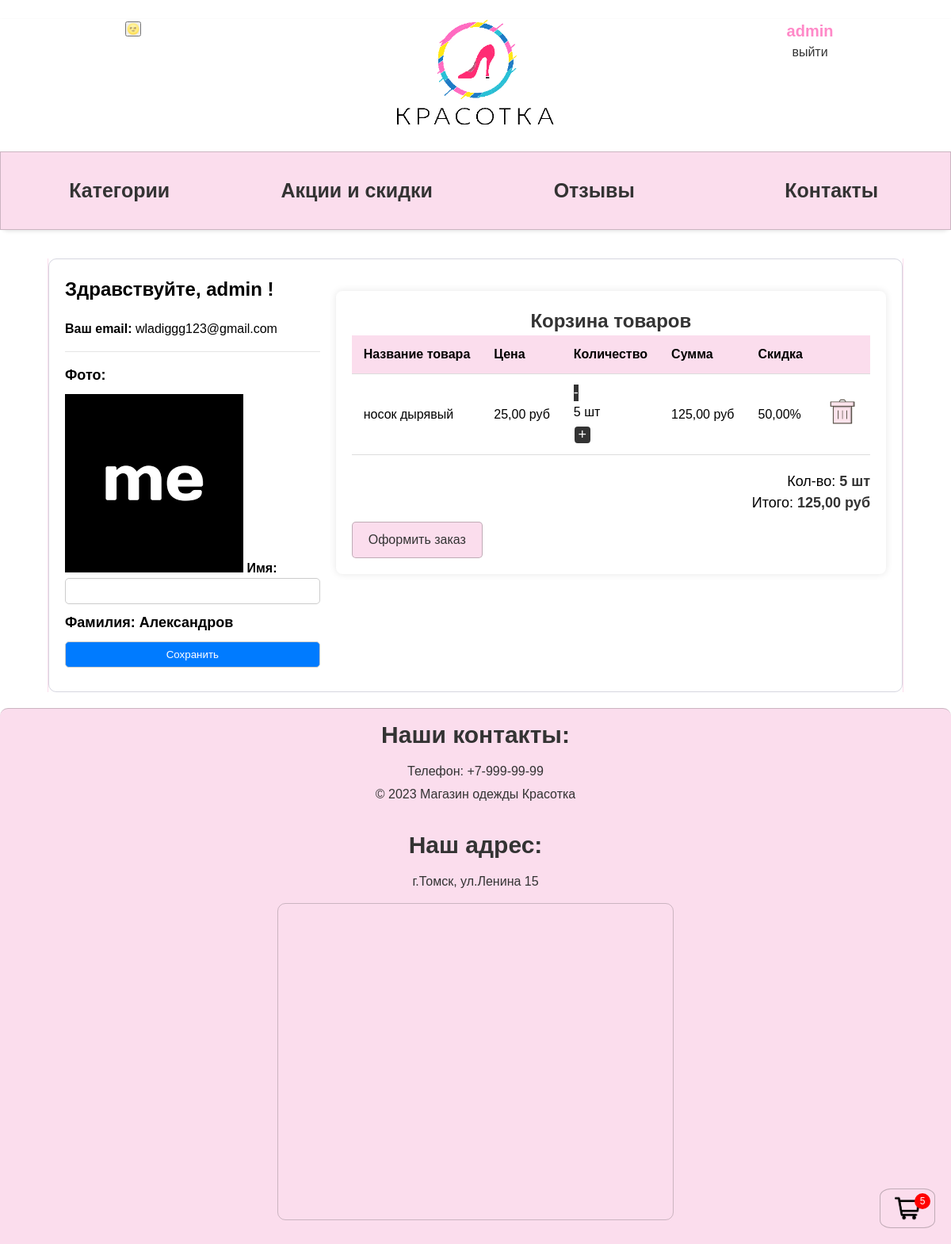
Page /users/account/ (signed in) on the earlier database version.
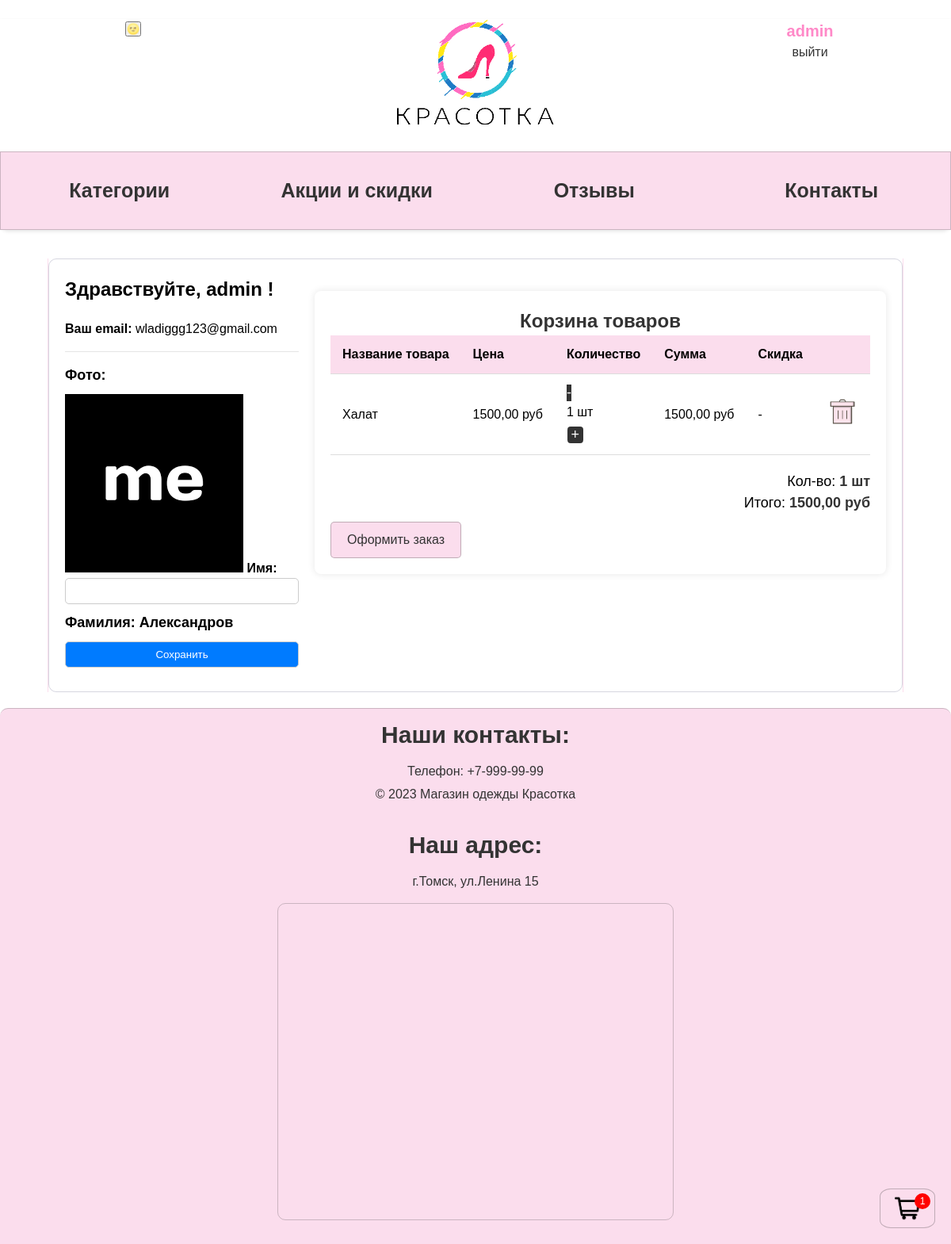
Same page on the later database version.
### users/models.py (models this page shows)
class User(AbstractUser):
    photo = models.ImageField(upload_to='users/%Y/%m/%d', blank=True, null=True, verbose_name='Фотографии')
    last_name = models.CharField(max_length=32, blank=True, null=True, verbose_name='Фамилия')
    phone_number = models.CharField(max_length=15, blank=True, null=True, verbose_name='Телефон')
    class Meta:
        verbose_name = 'Пользователь'
        verbose_name_plural = 'Пользователи'

### cart/models.py (models this page shows, shortened)
class Cart(models.Model):
    user = models.ForeignKey(to=User, on_delete=models.CASCADE, blank=True, null=True, verbose_name='пользователь')
    product = models.ForeignKey(to=Item, on_delete=models.CASCADE, verbose_name='товар')
    quantity = models.PositiveSmallIntegerField(default=0, verbose_name='кол-во')
    session_key = models.CharField(max_length=32, null=True, blank=True)
    created_timestamp = models.DateTimeField(auto_now_add=True, verbose_name='дата добавления')
    new_params = models.CharField(max_length=32, null=True, blank=True)
    size = models.CharField(max_length=5, null=True, blank=True)
    class Meta:
        db_table = 'cart'
        verbose_name = 'Корзина'
        verbose_name_plural = 'Корзина'
    objects = CartQueryset().as_manager()
    def product_price(self):
        return round(self.product.sell_price() * self.quantity, 2)

### mainApp/models.py (models this page shows, shortened)
class Item(models.Model):
    category = models.ForeignKey(Category, on_delete=models.CASCADE, null=True, verbose_name='Категория')
    name = models.CharField(max_length=100, verbose_name='Название')
    description = models.TextField(default=None, verbose_name='Описание')
    price = models.DecimalField(max_digits=10, decimal_places=2, verbose_name='Цена')
    image = models.ImageField(upload_to='items/%Y/%m/%d/', blank=True, verbose_name='Фото')
    created_at = models.DateTimeField(auto_now_add=True, verbose_name='Создано')
    updated_at = models.DateTimeField(auto_now=True, verbose_name='Обновлено')
    slug_name = models.SlugField(max_length=100, verbose_name='Слаг (форен кей)', blank=True)
    item_slug = models.SlugField(max_length=100, unique=True, verbose_name='Слаг (предмета))', blank=True)
    discount = models.DecimalField(default=0.00, max_digits=4, decimal_places=2, verbose_name='Скидка')
    size = models.ManyToManyField(Size, verbose_name='Размеры')
    def sell_price(self):
        if self.discount:
            return round(self.price - self.price * self.discount / 100, 2)
        return self.price
    class Meta:
        verbose_name = 'Вещи'
        verbose_name_plural = 'Вещи'
        ordering = ['created_at', 'updated_at']

### users/views.py (the view, shortened to what this page needs)
# urls.py: path('account/', AccountView.as_view(), name='account'),
class AccountView(View):
    def get(self, request, *args, **kwargs):
        user_profile = self.request.user
        carts = Cart.objects.filter(user=user_profile)
        data = {
            'user': user_profile,
            'carts': carts,
        }
        return render(request, 'users/account.html', data)

### cart/models.py (called while the page is built)
    def total_price(self):
        return sum(cart.product_price() for cart in self)

    def total_quantity(self):
        if self:
            return sum(cart.quantity for cart in self)
        return 0

### users/templates/users/account.html
{% extends "base.html" %}
{% load static %}
{% block content %}
<div class="acc_container">
    <div class="user-details">
        <h2>Здравствуйте, {{user.username}} !</h2>
        <p><b>Ваш email: </b> {{user.email}}</p>
        <hr>
        <form action="#" method="post" enctype="multipart/form-data">
            {% if not user.photo %}
            <label for="photo">Загрузить фото:</label><br>
            <input type="file" id="photo" name="photo"><br>
            {% else %}
            <h3>Фото:</h3><img src="{{user.photo.url}}">
            {% endif %}
            {% if not user.first_name %}
            <label for="first-name">Имя:</label><br>
            <input type="text" id="first-name" name="first-name"><br>
            {% else %}
            <h3>Имя: {{user.first_name}}</h3>
            {% endif %}
            {% if not user.last_name %}
            <label for="last-name">Фамилия:</label><br>
            <input type="text" id="last-name" name="last-name"><br>
            {% else %}
            <h3>Фамилия: {{user.last_name}}</h3>
            {% endif %}
            {% if not user.first_name or not user.last_name or not user.photo %}
            <input type="submit" value="Сохранить">
            {% endif %}
        </form>
    </div>
    <div class="cart_container">
        <h1>Корзина товаров</h1>
        <table>
            <thead>
            <tr>
                <th>Название товара</th>
                <th>Цена</th>
                <th>Количество</th>
                <th>Сумма</th>
                <th>Скидка</th>
                <th></th>
            </tr>
            </thead>
            {% for cart in carts %}
            <tbody>
            <tr class="{{cart.id}}">
                <td>{{cart.product.name}}</td>
                {% if cart.product.discount %}
                <td>{{cart.product.sell_price}} руб</td>
                {% else %}
                <td>{{cart.product.price}} руб</td>
                {% endif %}
                <td>
                    <button class="decrement" data-product="{{ cart.product.id }}" data-quantity="1"
                            data-cartid="{{cart.id}}" data-action="decrement"
                            data-path="{{ request.build_absolute_uri }}">-
                    </button>
                    <p class="cart-quantity-item">{{ cart.quantity }} шт</p>
                    <button class="increment" data-product="{{ cart.product.id }}"
                            data-path="{{ request.build_absolute_uri }}" data-quantity="1"
                            data-action="increment">+
                    </button>
                </td>
                <td id="total_price_item">{{cart.product_price}} руб</td>
                {% if cart.product.discount %}
                <td>{{cart.product.discount}}%</td>
                {% else %}
                <td>-</td>
                {% endif %}
                <td>
                    <button style="background-color: transparent;" class="trash_button"
                            data-path="{{ request.build_absolute_uri }}" data-cartid="{{ cart.id }}"
                            data-action="delete"><img
                            src="{% static 'mainApp/img/корзина.png' %}"></button>
                </td>
            </tr>
            </tbody>
            {% endfor %}
        </table>
        {% if user.is_authenticated%}
        {% if not carts %}
        <h4 style="text-align: center; margin-top: 2%;">Пусто</h4>
        {% else %}
        <div class="total">
            Кол-во: <span><strong id="total_quantity">{{carts.total_quantity}} шт</strong></span><br>
            Итого: <span><strong id="total_price"> {{carts.total_price}} руб</strong></span>
        </div>
        <div>
            <a href="#" methods="#" class="compleat">Оформить заказ</a>
        </div>
        {% endif %}
        {% else %}
        <div class="not_authorized" style="width:250px;display:block;margin-left: auto;margin-right:auto;">
            <a href='http://127.0.0.1:8000/users/login/' style="color: red;">Необходимо авторизоваться</a>
        </div>
        {% endif %}
    </div>
    {% endblock %}

### magaz/templates/base.html (shortened to what this page needs)
<!DOCTYPE html>
{% load static %}
<html lang="ru">
<head>
    <link rel="stylesheet" href="{% static 'mainApp/css/style.css' %}"/>
    <link href="https://fonts.cdnfonts.com/css/gilroy-bold" rel="stylesheet">
</head>
<body>
<header class="header">
    <div class="top_container">
        <div class="logo_container">
            <div class="theme-selector"><input type="button" value="&#x1F31D;"></div>
            <div class="logo">
                <a href="http://127.0.0.1:8000">
                    <img src="{% static 'mainApp/img/logogo.png' %}" alt="logo">
                </a>
            </div>
            <div class="sign_in_out">
                {% if user.is_authenticated %}
                <li class="last">
                    {% if user.username == 'admin' %}
                    <a href="http://127.0.0.1:8000/admin/" class="user-link">
                        <b class="username">{{user.username}}</b>
                    </a>
                    {% else %}
                    <a href="http://127.0.0.1:8000/users/account/" class="user-link">
                        <b class="username">{{user.username}}</b>
                    </a>
                    {% endif %}
                    <a href="http://127.0.0.1:8000/users/logout/" class="logout-link"><p>выйти</p></a>
                </li>
                {% else %}
                <li class="last">
                    <a href="http://127.0.0.1:8000/users/login/" class="login-link"><p>Войти</p></a>
                    <a href="http://127.0.0.1:8000/users/register/" class="register-link"><p>Регистрация</p></a>
                </li>
                {% endif %}
            </div>
        </div>
        <a class="buy_cart" href="{% url 'purchase:cart' %}"><img class="buy_cart_img"
                                                                  src="{% static 'mainApp/img/корзина_покупок.png' %}"
                                                                  alt="Корзина">
            <div id="cart-count">{{carts.total_quantity}}</div>
        </a>
    </div>
    <nav class="header_nav">
        <ul class="main_nav_list">
            <li class="main_nav">
                <a class="nav_cat" href="http://127.0.0.1:8000/category/">Категории</a>
            </li>
            <li class="main_nav">
                <a class="nav_cat" href="http://127.0.0.1:8000/sale/">Акции и скидки</a>
            </li>
            <li class="main_nav">
                <a class="nav_cat" href="http://127.0.0.1:8000/reviews/">Отзывы</a>
            </li>
            <li class="main_nav">
                <a class="nav_cat" href="#bottom">Контакты</a>
            </li>
        </ul>
    </nav>
</header>
<main class="block_content">
    {% block content %}
    {% endblock %}
</main>
<footer>
    <h2>Наши контакты:</h2>
    <p>Телефон: +7-999-99-99</p>
    <p>© 2023 Магазин одежды Красотка</p>
    <br>
    <h2>Наш адрес:</h2>
    <p>г.Томск, ул.Ленина 15</p>
</footer>
<div class="iframe">
    <iframe src="https://yandex.ru/map-widget/v1/?um=constructor%3Acabe00bc532732b9281b46adffe3f626dcdd78c9b9a39b3fe4279d03a0b87442&amp;source=constructor"
            width="500" height="400" frameborder="0"></iframe>
</div>
</body>
</html>

Differences in the rows shown:
removed Cart: total_quantity "5", product.name "носок дырявый", product.sell_price "25,00", quantity "5", product_price "125,00", product.discount "50,00", total_price "125,00"
added Cart: total_quantity "1", product.name "Халат", product.price "1500,00", quantity "1", product_price "1500,00", total_price "1500,00"
